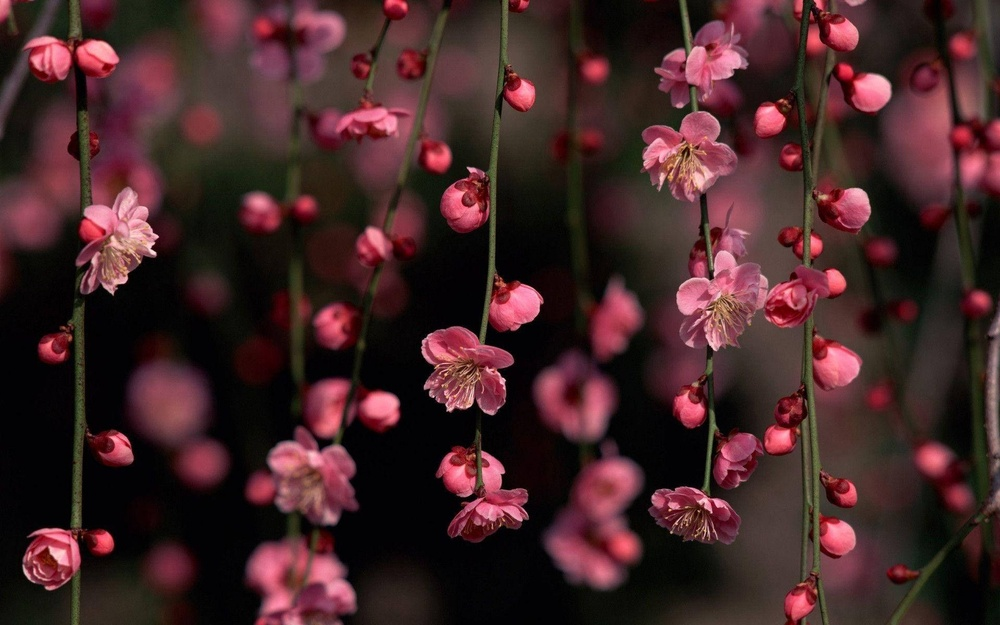
#> input picture image.jpg, 1000 x 625 px, shrunk from 1920 x 1200 before the run
$ jupyter execute 20bee094_exp9.ipynb
#> lines starting #> are read from the running program, lines starting #| are printed output that depends on the picture
### Develop a python program that reads the image, display matrix representation of an image creates a histogram of the image and apply the smoothing effect on an image

[cell 1]
import numpy as np
from PIL import Image
from matplotlib import pyplot as plt
from skimage import io
import os
camera = io.imread('image.jpg')
#> camera is the input picture: shape (625, 1000, 3); mean R, G, B 67, 37.3, 38.8
print(camera.shape)
#| (625, 1000, 3)
print(camera.ndim)
#| 3
print(type(camera))
#| <class 'numpy.ndarray'>
print(camera.dtype)
#| uint8
plt.imshow(camera,cmap=plt.cm.gray)
print(camera)
#> (printed output is left out)

[cell 2]
ax = plt.hist(camera.ravel(), bins = 256)
plt.xlabel('Intensity Value')
plt.ylabel('Count')
plt.title('Intensity Value vs C')
plt.show()
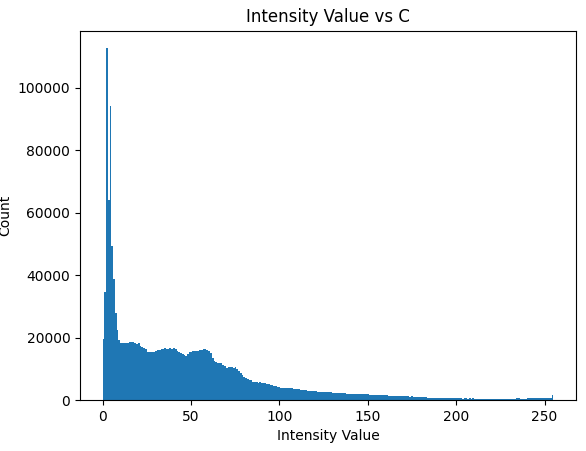
#> figure drawn by matplotlib, 1 panel; tallest bar 112635 high, from x = 1.99 to 2.99

[cell 3]
import scipy
from scipy import ndimage
lena = io.imread('image.jpg')
f = lena.astype(int)
blurred_f = ndimage.gaussian_filter(f, 1.5)
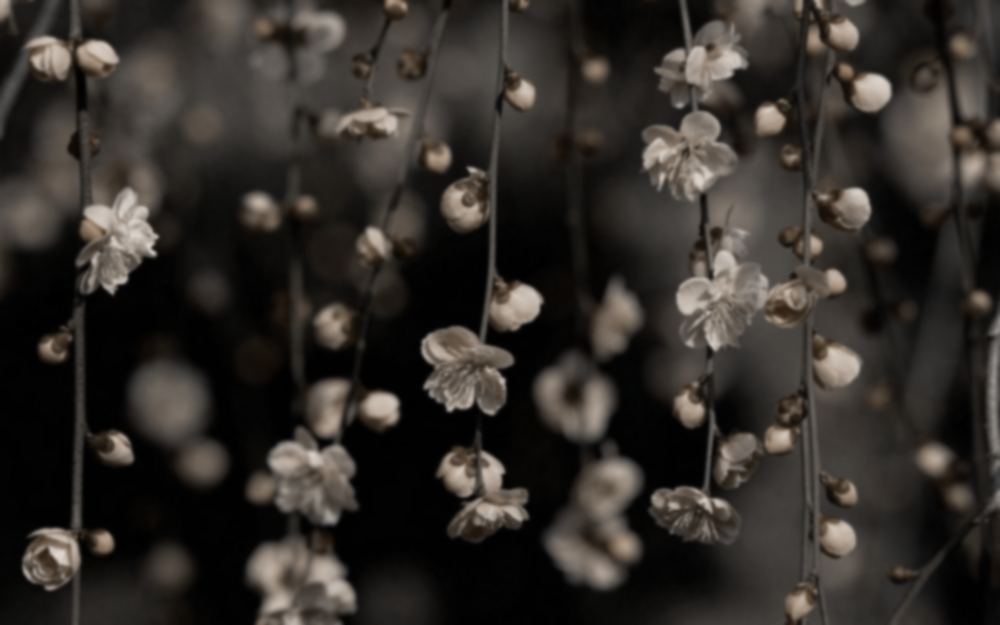
#> blurred_f: shape (625, 1000, 3) int64; mean R, G, B 50.3, 46.1, 42.1
plt.figure(figsize=(12, 4))
plt.subplot(121)
plt.imshow(f, cmap=plt.cm.gray)
plt.axis('off')
plt.subplot(122)
plt.imshow(blurred_f, cmap=plt.cm.gray)
plt.axis('off')
plt.tight_layout()
plt.show()
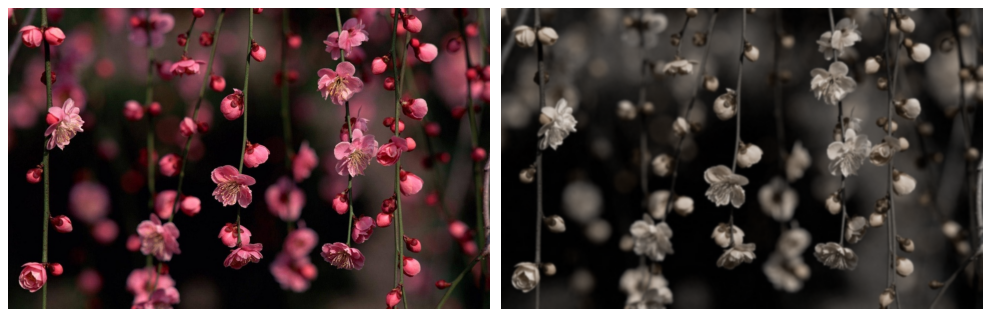
#> figure drawn by matplotlib, 2 panels
